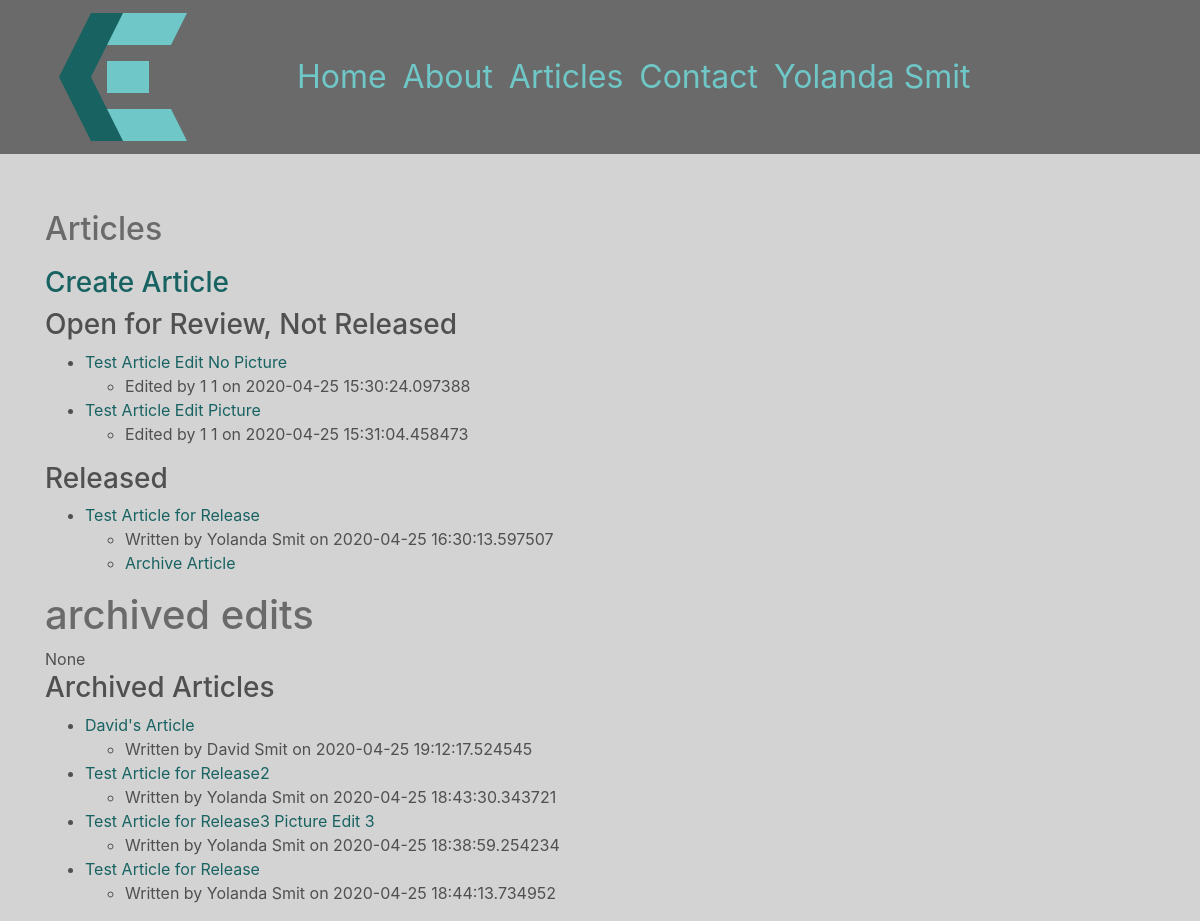
/articles/maintain (signed in), run on the app's committed database.
### chrissmit/services/db_models.py (models this page shows, shortened)
class User(db.Model, UserMixin):
    id = db.Column(db.Integer, primary_key=True, )
    authorization_level = db.Column(db.String(60), nullable=False, )
    linkedin = db.Column(db.String(100),)
    full_name = db.Column(db.String(45), unique=False, nullable=False,)
    twitter_handle = db.Column(db.String(20), unique=True, nullable=True,)
    email = db.Column(db.String(120), unique=True, nullable=False, )
    image_file = db.Column(db.String(20), nullable=False, default='default.svg', )
    password = db.Column(db.String(60), nullable=False, )
    articles = db.relationship('Article', backref='author', lazy=True)
    edits = db.relationship('ArticleEdits', backref='author', lazy=True)
    content = db.Column(db.Text, nullable=False)

class ArticleEdits(db.Model):
    id = db.Column(db.Integer, primary_key=True)
    article_id = db.Column(db.Integer, db.ForeignKey('article.id'), nullable=False,)
    is_edited = db.Column(db.Boolean, default=False,)
    is_ready_for_release = db.Column(db.Boolean, default=False,)
    user_id = db.Column(db.Integer, db.ForeignKey('user.id'), nullable=False)
    edited = db.Column(db.DateTime, nullable=True, default=datetime.utcnow)
    title = db.Column(db.String(100), nullable=False,)
    preview = db.Column(db.String(200), nullable=False)
    image_file = db.Column(db.String(100), default='default.png')
    content = db.Column(db.Text, nullable=False)

### chrissmit/views/maintenance_views.py (the view)
@blueprint.route('/articles/maintain')
@login_required
def maintain_articles():
    recent_articles = article.get_last(4)
    open_edits = article.get_open_edits()
    open_to_review = article.get_open_to_review()
    released = article.get_all_released()
    archived_articles = article.get_all_archived()
    archived_edits = None
    return render_template(
        template_name_or_list=f'maintenance/articles.html',
        recent_articles=recent_articles,
        open_edits = open_edits,
        open_to_review = open_to_review,
        released = released,
        archived_edits = archived_edits,
        archived_articles = archived_articles,
    )

### chrissmit/services/article.py (called while the page is built)
def get_all_released(desc=True):
    return get_full_article(filter_criteria = Article.is_released==True)

def get_all_archived():
    return get_full_article(
        filter_criteria =
        Article.is_released==False and
        ArticleEdits.is_edited == False and
        ArticleEdits.is_ready_for_release==False
    )

def get_full_article(filter_criteria, desc=True):
    full_article = full_article_data()
    if desc:
        return full_article.filter(filter_criteria).order_by(Article.posted.desc()).all()
    return full_article.filter(filter_criteria).all()

def get_open_edits(desc=False, test=False):
    return get_full_edits(filter_criteria = ArticleEdits.is_edited == True)

def get_open_to_review(desc=False):
    return get_full_edits(filter_criteria = ArticleEdits.is_ready_for_release == True)

def get_full_edits(filter_criteria, desc=False):
    full_edit = full_edit_data()
    if desc:
        return full_edit.filter(filter_criteria).order_by(ArticleEdits.edited.desc()).all()
    return full_edit.filter(filter_criteria).all()

def get_last(number=4, desc=True):
    full_article = full_article_data()
    if desc:
        return full_article.filter(Article.is_released==True).order_by(Article.posted.desc()).limit(number).all()
    return full_article.filter(Article.is_released==True).limit(number).all()

def full_edit_data():
    return db.session.query(
        ArticleEdits.id,
        ArticleEdits.article_id,
        ArticleEdits.title,
        ArticleEdits.preview,
        ArticleEdits.content,
        ArticleEdits.user_id,
        ArticleEdits.is_edited,
        ArticleEdits.is_ready_for_release,
        ArticleEdits.edited,
        Article.author_id,
        Article.id,
        User.full_name,
    ).join(
        Article,
        ArticleEdits.article_id == Article.id,
    ).join(
        User,
        Article.author_id == User.id
    )

def full_article_data():
    return db.session.query(
        Article.id,
        Article.posted,
        Article.edited,
        Article.is_released,
        Article.author_id,
        ArticleEdits.title,
        ArticleEdits.preview,
        ArticleEdits.content,
        ArticleEdits.user_id,
        User.full_name,
    ).join(
        ArticleEdits,
        Article.current_edit_id == ArticleEdits.id,
    ).join(
        User,
        Article.author_id == User.id
    )

### chrissmit/services/db_models.py (called while the page is built)
@login_manager.user_loader
def load_user(user_id):
    return User.query.get(int(user_id))

### chrissmit/templates/maintenance/articles.html (shortened to what this page needs)
{% extends "shared/_layout.html" %}
{% block main_content %}
<div class="main_content">
    <h2>Articles</h2>
    <a href="{{ url_for('maintenance.create_article') }}"><h3>Create Article</h3></a>
    {% if open_to_review %}
        <h3>Open for Review, Not Released</h3>
        <ul>
            {%  for edit in open_to_review %}
                <li>
                    <a href="{{ url_for('navigation_views.view', edit_id = edit.id) }}"> {{ edit.title }}</a>
                    <ul>
                        <li>Edited by {{ edit.user_id }} {{ edit.author_id }} on {{ edit.edited}}</li>
                    </ul>
                </li>
            {% endfor %}
        </ul>
    {% endif %}
    {% if open_to_review %}
    <h3>Released</h3>
    <ul>
        {%  for edit in released %}
            <li>
                <a href="{{ url_for('navigation_views.view', edit_id = edit.id) }}"> {{ edit.title }}</a>
                <ul>
                    <li>Written by {{ edit.full_name }} on {{ edit.edited}}</li>
                    <li><a href="{{ url_for('maintenance.archive_article', article_id = edit.id) }}">Archive Article</a></li>
                </ul>
            </li>
        {% endfor %}
    </ul>
    {% endif %}
    <h1>archived edits</h1>
    {{ archived_edits }}
    {% if open_to_review %}
        <h3>Archived Articles</h3>
        <ul>
            {%  for edit in archived_articles %}
                <li>
                    <a href="{{ url_for('navigation_views.view', edit_id = edit.id) }}"> {{ edit.title }}</a>
                    <ul>
                        <li>Written by {{ edit.full_name }} on {{ edit.edited}}</li>
                    </ul>
                </li>
            {% endfor %}
        </ul>
    {% endif %}
</div>
{%  endblock %}

### chrissmit/templates/shared/_layout.html (shortened to what this page needs)
<!DOCTYPE html>
<html lang="en">
<head>
<!DOCTYPE html>
<html lang="en">
<head>
    <link rel="stylesheet"
          href="https://stackpath.bootstrapcdn.com/bootstrap/4.1.3/css/bootstrap.min.css"
>
    <link rel="stylesheet" href="/static/css/site.css">
</head>
<body>
<div class="nav-outer fixed-top">
    <div class="container menu">
        <nav class="navbar navbar-expand-lg col-sm-12">
            <div class="row">
                <button class="navbar-toggler logo" type="button" data-toggle="collapse" data-target="#navbarNavDropdown " id="logo">
                    <img src="../../../static/img/logo.svg">
                </button>
            </div>
            <div class="col-sm-9">
                <div class="collapse navbar-collapse" id="navbarNavDropdown">
                    <ul class="navbar-nav">
                        <li class="nav-item"><a class="nav-link" href="{{ url_for('navigation.index') }}">Home</a></li>
                        <li class="nav-item"><a class="nav-link" href="{{ url_for('navigation.about') }}">About</a></li>
                        <li class="nav-item">
                           <div class="dropdown show">
                              <a class="nav-link"
                                 href="#" role="button"
                                 id="dropdownMenuLink"
                                 data-toggle="dropdown"
                                 aria-haspopup="true"
                                 aria-expanded="false">Articles</a>
                              </div>
                        <li class="nav-item"><a class="nav-link" href="{{ url_for('navigation.contact') }}">Contact</a></li>
                        {% if current_user.is_authenticated %}
                        <li class="nav-item">
                            <div class="dropdown show">
                               <a class="nav-link"
                                  href="#" role="button"
                                  id="dropdownMenuLink"
                                  data-toggle="dropdown"
                                  aria-haspopup="true"
                                  aria-expanded="false">{{ current_user.full_name }}</a>
                               </div>
                        {% endif %}
                    </ul>
                </div>
        </div>
        </nav>
    </div>
</div>
<div class="main_content container">
    <div class="row">
        <div class="col-md-10">
            {% block main_content %}
            {% endblock %}
        </div>
    </div>
</div>
</body>
</html>

### chrissmit/static/css/site.css (style rules this page uses)
html { background-color: lightgray; }
body { background-color: lightgray; }
.main_content { margin-top: 100px; color: rgba(80,80,80,1); background-color: lightgray; border: 2px height: 100%; }
h1 { color: rgba(80,80,80,0.80); }
h2 { color: rgba(80,80,80,0.80); padding-top: 10px; padding-bottom: 10px; }
.nav-outer { background-color: rgba(80,80,80,0.80); width: 100%; }
nav { font-size: 2rem; margin-left: 0px; margin-right: auto; }
.nav-link { color: #6FC7C7; text-align: left; margin-left: auto; margin-right: 0px; width: 100% }
a { color: #186262; }
#logo { display: inline-block; }
.collapse:not(.show) { float: right; }

### data on the page
User: full_name "Yolanda Smit"
ArticleEdits: title "Test Article Edit No Picture", user_id "1", author_id "1", edited "2020-04-25 15:30:24.097388"
ArticleEdits: title "Test Article Edit Picture", user_id "1", author_id "1", edited "2020-04-25 15:31:04.458473"
ArticleEdits: title "Test Article for Release", full_name "Yolanda Smit", edited "2020-04-25 16:30:13.597507"
ArticleEdits: title "David's Article", full_name "David Smit", edited "2020-04-25 19:12:17.524545"
ArticleEdits: title "Test Article for Release2", full_name "Yolanda Smit", edited "2020-04-25 18:43:30.343721"
ArticleEdits: title "Test Article for Release3 Picture Edit 3", full_name "Yolanda Smit", edited "2020-04-25 18:38:59.254234"
ArticleEdits: title "Test Article for Release", full_name "Yolanda Smit", edited "2020-04-25 18:44:13.734952"

### other printed values
{{ archived_edits }} "None"
